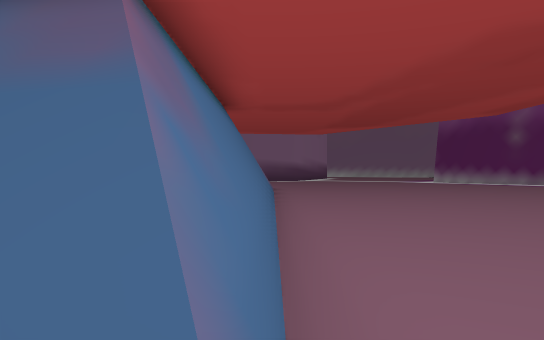
view 1 (above)

24 first-person views from a walk through a Unity game level. The camera is 1.3 m above the floor, looks level and sees 70° across. The floor is counted in squares, 2 m on a side. Each view is taken from the middle of a square. On the plan, view 1 faces up. The plan holds only what a view shows up to about 11 squares ahead; the rest is blank. The place goes on beyond the plan. Some animated figures are not drawn.

view 2
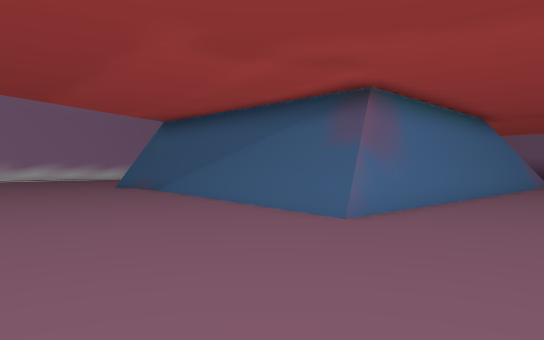

view 3
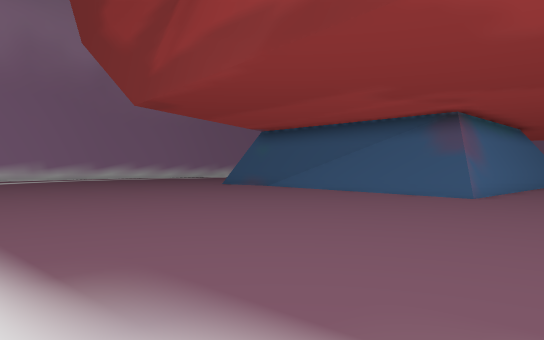

view 4
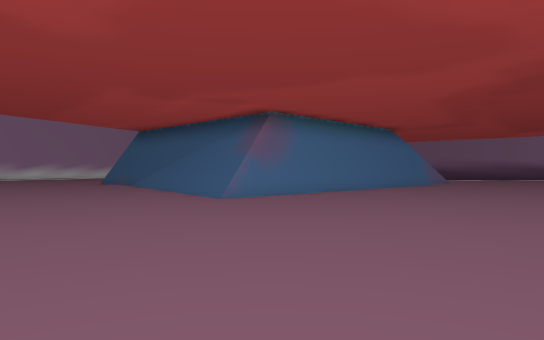

view 5
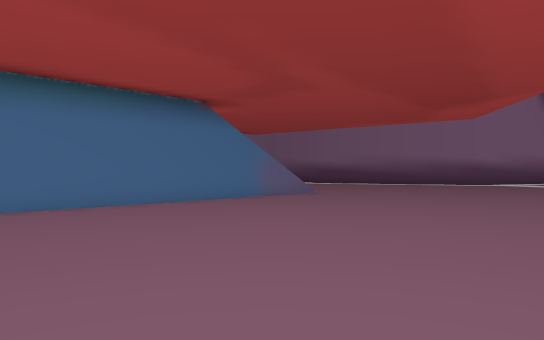

view 6
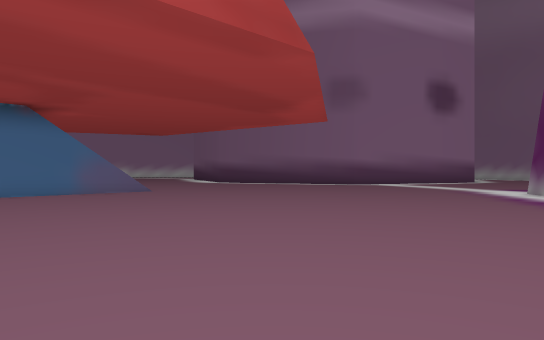

view 7
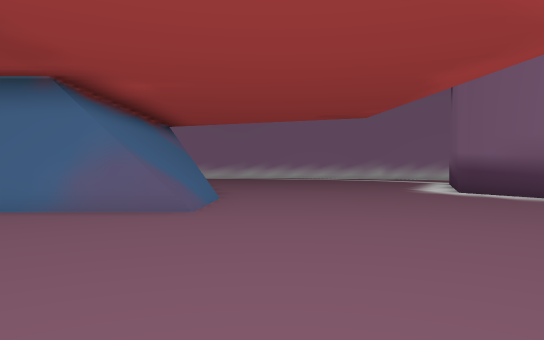

view 8
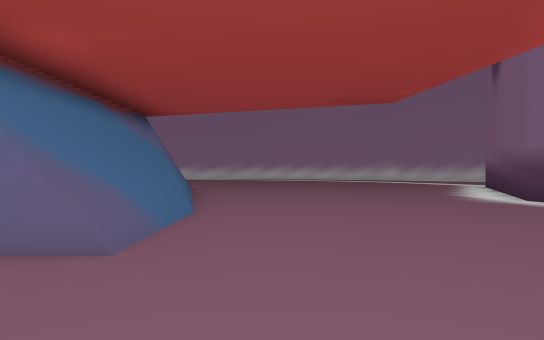

view 9
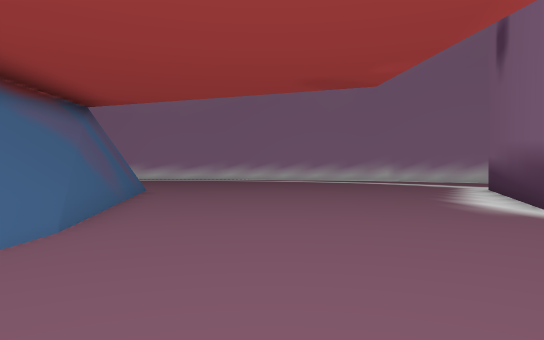

view 10
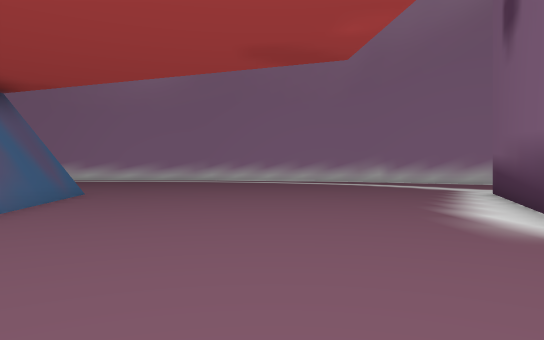

view 11
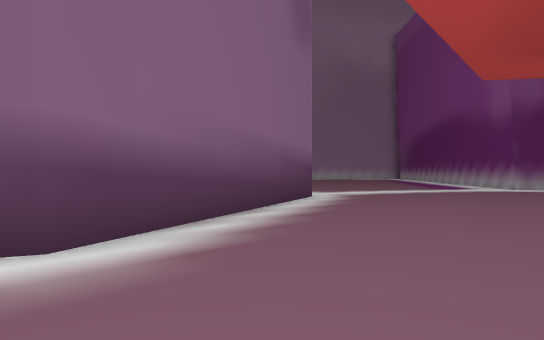

view 12
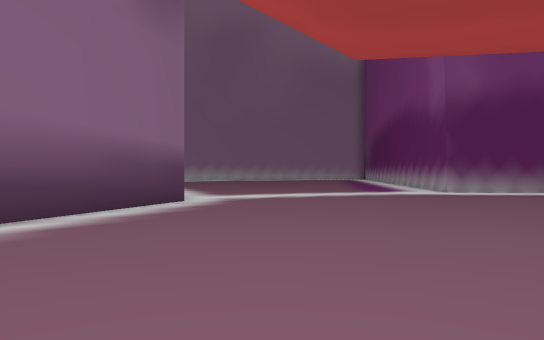

view 13
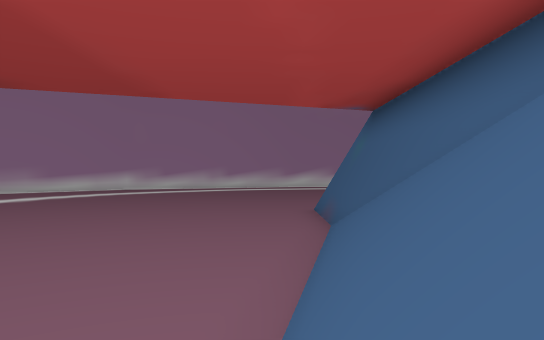

view 14
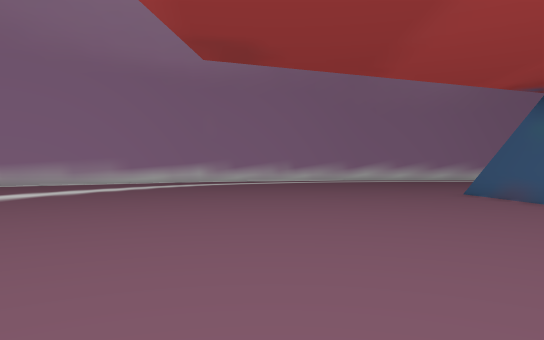

view 15
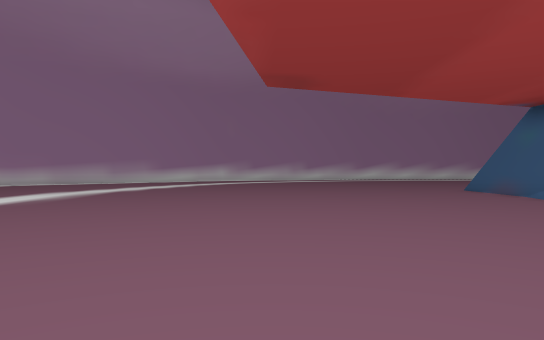

view 16
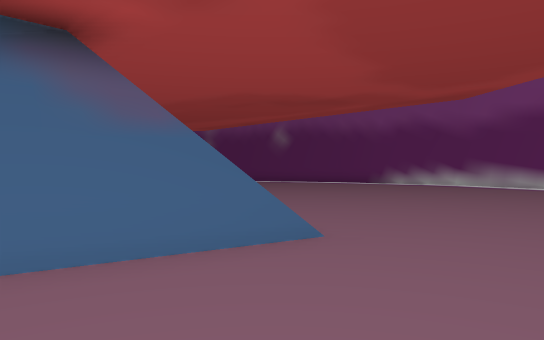

view 17
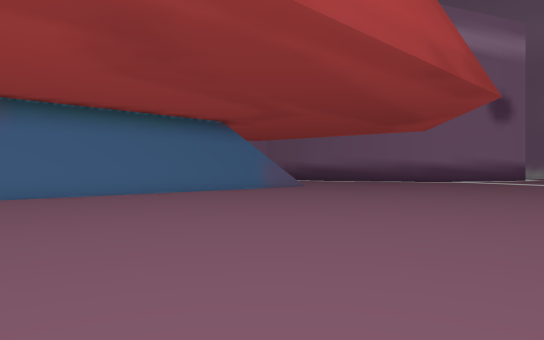

view 18
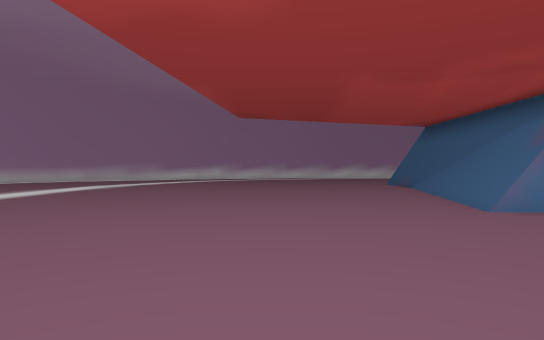

view 19
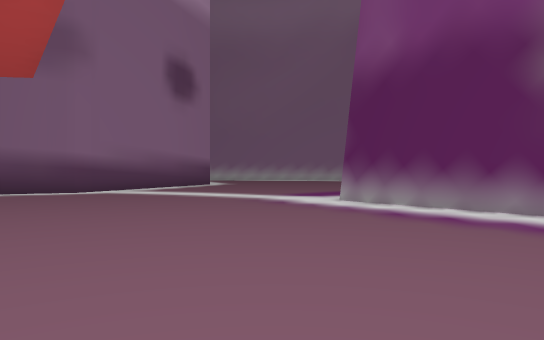

view 20
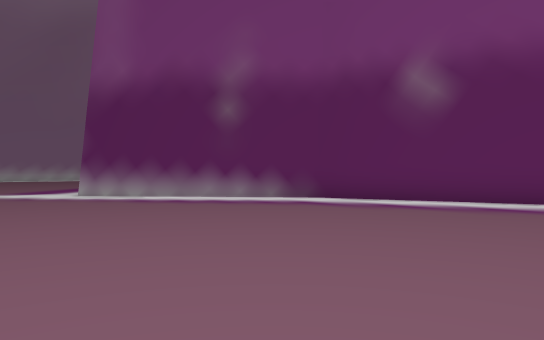

view 21
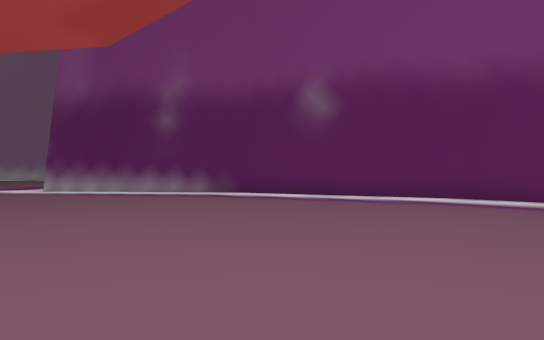

view 22
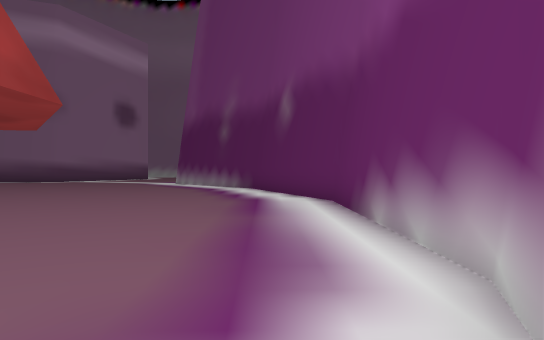

view 23
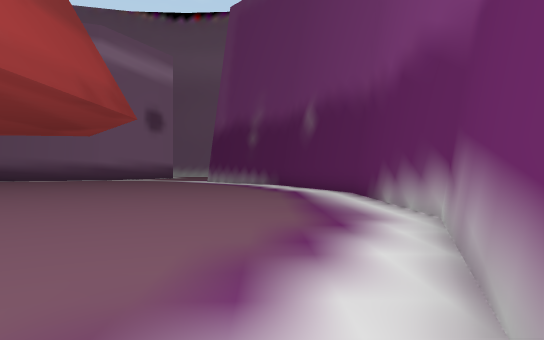

view 24
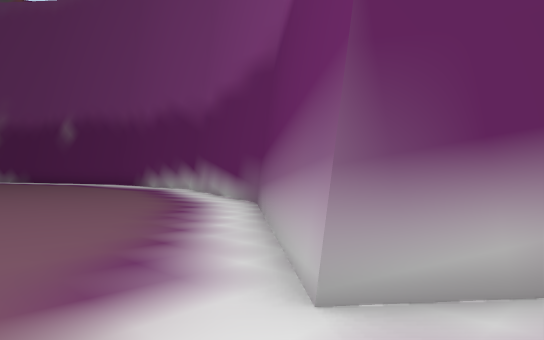

### Floor plan
Key: @ floor where view 1 was taken; # wall or solid block; . floor; / step, stairs or slope; = window, fence, low wall or low ledge; ^ raised ledge; v drop or lower ground.
Columns run from 12 left of view 1 to 15 right of it. Each row starts with its distance up from view 1.
 23 .###       ###........
 22 ...###   ###..........
 21 .....#####...........
 20 .....................##
 19 ......................##
 18 .......................#
 17 .......................##
 16 ........................##
 15 .........................#
 14 .........................##
 13 .....#v=////=.............#
 12 .####v//////v.............#
 11      ^^^^^^##.............##
 10            ##..............#
  9            ##..............#
  8            ##..............#
  7            ##..............#
  6            ##..............#
  5            ##..............#
  4            ##.............##
  3  #####^^#=^##.............#
  2 .###////////v.............#
  1 ........////=............##
  0 ............@............#
 -1 .........................#
 -2 ........................##
 -3 .......................##
 -4 ......................##
 -5 .................. ..##
 -6 ................    .##
 -7 ................   . .#
 -8 ...............
 -9 ........... .. .
-10 ...... ..
-11   ..

Positions as (right, up) in squares from view 1, and headings:
1: (0, 0), facing up
2: (3, -4), facing up-left
3: (3, -9), facing up-left
4: (7, -5), facing up-left
5: (7, 5), facing up-left
6: (11, 8), facing up-left
7: (6, 15), facing left
8: (3, 15), facing left
9: (1, 16), facing left
10: (-1, 17), facing left
11: (-6, 17), facing up-right
12: (-3, 16), facing up-right
13: (-1, 1), facing left
14: (-1, -3), facing left
15: (1, -4), facing left
16: (-3, -2), facing up-right
17: (10, 2), facing up-left
18: (6, -3), facing left
19: (7, 12), facing up
20: (5, 10), facing up-right
21: (5, 7), facing up-right
22: (13, 2), facing up
23: (12, -1), facing up
24: (7, -7), facing up-right
